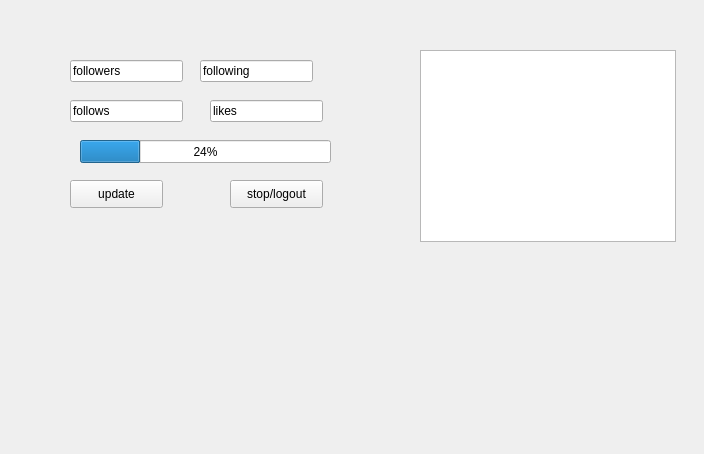
<?xml version="1.0" encoding="UTF-8"?>
<ui version="4.0">
 <class>Form</class>
 <widget class="QWidget" name="Form">
  <property name="geometry">
   <rect>
    <x>0</x>
    <y>0</y>
    <width>704</width>
    <height>454</height>
   </rect>
  </property>
  <property name="windowTitle">
   <string>Form</string>
  </property>
  <widget class="QTextBrowser" name="textBrowser">
   <property name="geometry">
    <rect>
     <x>420</x>
     <y>50</y>
     <width>256</width>
     <height>192</height>
    </rect>
   </property>
  </widget>
  <widget class="QPushButton" name="pushButton_3">
   <property name="geometry">
    <rect>
     <x>70</x>
     <y>180</y>
     <width>93</width>
     <height>28</height>
    </rect>
   </property>
   <property name="text">
    <string>update</string>
   </property>
  </widget>
  <widget class="QLineEdit" name="lineEdit_2">
   <property name="geometry">
    <rect>
     <x>200</x>
     <y>60</y>
     <width>113</width>
     <height>22</height>
    </rect>
   </property>
   <property name="text">
    <string>following</string>
   </property>
  </widget>
  <widget class="QLineEdit" name="lineEdit_3">
   <property name="geometry">
    <rect>
     <x>210</x>
     <y>100</y>
     <width>113</width>
     <height>22</height>
    </rect>
   </property>
   <property name="text">
    <string>likes</string>
   </property>
  </widget>
  <widget class="QProgressBar" name="progressBar">
   <property name="geometry">
    <rect>
     <x>80</x>
     <y>140</y>
     <width>251</width>
     <height>23</height>
    </rect>
   </property>
   <property name="value">
    <number>24</number>
   </property>
  </widget>
  <widget class="QPushButton" name="pushButton">
   <property name="geometry">
    <rect>
     <x>230</x>
     <y>180</y>
     <width>93</width>
     <height>28</height>
    </rect>
   </property>
   <property name="text">
    <string>stop/logout</string>
   </property>
  </widget>
  <widget class="QLineEdit" name="lineEdit_4">
   <property name="geometry">
    <rect>
     <x>70</x>
     <y>100</y>
     <width>113</width>
     <height>22</height>
    </rect>
   </property>
   <property name="text">
    <string>follows</string>
   </property>
  </widget>
  <widget class="QLineEdit" name="lineEdit">
   <property name="geometry">
    <rect>
     <x>70</x>
     <y>60</y>
     <width>113</width>
     <height>22</height>
    </rect>
   </property>
   <property name="text">
    <string>followers</string>
   </property>
  </widget>
 </widget>
 <resources/>
 <connections/>
</ui>
